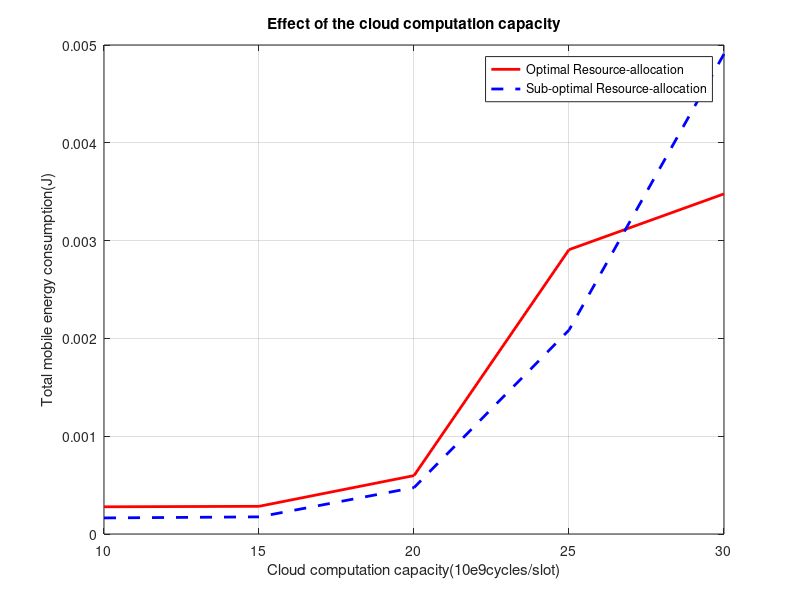

MATLAB code for this plot:
x = [10,15,20,25,30]; 
%y = [2.034626187406212e-05,2.830859711768372e-04,2.861814150051198e-04,2.862232073903207e-04,5.972331456719941e-04];
%y1 = [1.337610486499611e-05,1.712007422752263e-04,1.826706202920411e-04,1.827124126772420e-04,4.730818414864506e-04];

y = [2.781913906710867e-04,2.830686359336344e-04,5.971327552461990e-04,0.002907118721201,0.003477888082582];
y1 = [1.643311353362953e-04,1.751858895675856e-04,4.744894432444247e-04 0.002084700399827,0.004908042953380];

% 绘制曲线图
plot(x, y,'-r', 'LineWidth', 2); % 绘制 y 关于 x 的曲线
hold on;
plot(x, y1,'--b', 'LineWidth', 2);
xlabel('Cloud computation capacity(10e9cycles/slot)'); % 添加 X 轴标签
ylabel('Total mobile energy consumption(J)'); % 添加 Y 轴标签
title('Effect of the cloud computation capacity'); % 添加标题
legend('Optimal Resource-allocation', 'Sub-optimal Resource-allocation');
grid on;